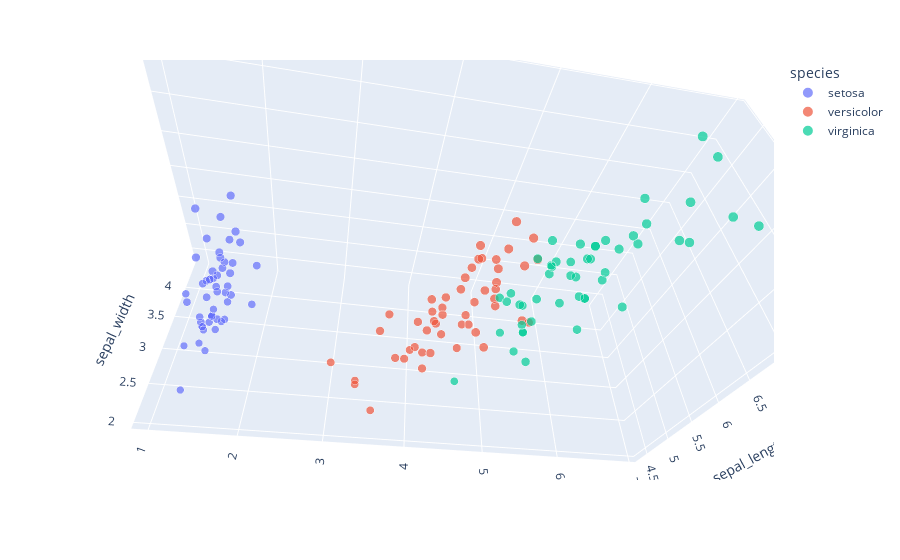

Source (notebook cell):
### Code cell
import plotly.express as px
df = px.data.iris()
fig = px.scatter_3d(df, x='sepal_length', y='petal_length', z='sepal_width',
                   color='species', size='sepal_length', size_max=10)

fig.show()

### Figure 1 — Plotly figure (JSON) as saved in the notebook; plotly's stock layout.template omitted (floating-point values rounded to 4 significant figures)
{"data": [{"hovertemplate": "species=setosa<br>sepal_length=%{marker.size}<br>petal_length=%{y}<br>sepal_width=%{z}<extra></extra>", "legendgroup": "setosa", "marker": {"color": "#636efa", "size": [5.1, 4.9, 4.7, 4.6, 5, 5.4, 4.6, 5, 4.4, 4.9, 5.4, 4.8, 4.8, 4.3, 5.8, 5.7, 5.4, 5.1, 5.7, 5.1, 5.4, 5.1, 4.6, 5.1, 4.8, 5, 5, 5.2, 5.2, 4.7, 4.8, 5.4, 5.2, 5.5, 4.9, 5, 5.5, 4.9, 4.4, 5.1, 5, 4.5, 4.4, 5, 5.1, 4.8, 5.1, 4.6, 5.3, 5], "sizemode": "area", "sizeref": 0.079, "symbol": "circle"}, "mode": "markers", "name": "setosa", "scene": "scene", "showlegend": true, "type": "scatter3d", "x": [5.1, 4.9, 4.7, 4.6, 5, 5.4, 4.6, 5, 4.4, 4.9, 5.4, 4.8, 4.8, 4.3, 5.8, 5.7, 5.4, 5.1, 5.7, 5.1, 5.4, 5.1, 4.6, 5.1, 4.8, 5, 5, 5.2, 5.2, 4.7, 4.8, 5.4, 5.2, 5.5, 4.9, 5, 5.5, 4.9, 4.4, 5.1, 5, 4.5, 4.4, 5, 5.1, 4.8, 5.1, 4.6, 5.3, 5], "y": [1.4, 1.4, 1.3, 1.5, 1.4, 1.7, 1.4, 1.5, 1.4, 1.5, 1.5, 1.6, 1.4, 1.1, 1.2, 1.5, 1.3, 1.4, 1.7, 1.5, 1.7, 1.5, 1, 1.7, 1.9, 1.6, 1.6, 1.5, 1.4, 1.6, 1.6, 1.5, 1.5, 1.4, 1.5, 1.2, 1.3, 1.5, 1.3, 1.5, 1.3, 1.3, 1.3, 1.6, 1.9, 1.4, 1.6, 1.4, 1.5, 1.4], "z": [3.5, 3, 3.2, 3.1, 3.6, 3.9, 3.4, 3.4, 2.9, 3.1, 3.7, 3.4, 3, 3, 4, 4.4, 3.9, 3.5, 3.8, 3.8, 3.4, 3.7, 3.6, 3.3, 3.4, 3, 3.4, 3.5, 3.4, 3.2, 3.1, 3.4, 4.1, 4.2, 3.1, 3.2, 3.5, 3.1, 3, 3.4, 3.5, 2.3, 3.2, 3.5, 3.8, 3, 3.8, 3.2, 3.7, 3.3]}, {"hovertemplate": "species=versicolor<br>sepal_length=%{marker.size}<br>petal_length=%{y}<br>sepal_width=%{z}<extra></extra>", "legendgroup": "versicolor", "marker": {"color": "#EF553B", "size": [7, 6.4, 6.9, 5.5, 6.5, 5.7, 6.3, 4.9, 6.6, 5.2, 5, 5.9, 6, 6.1, 5.6, 6.7, 5.6, 5.8, 6.2, 5.6, 5.9, 6.1, 6.3, 6.1, 6.4, 6.6, 6.8, 6.7, 6, 5.7, 5.5, 5.5, 5.8, 6, 5.4, 6, 6.7, 6.3, 5.6, 5.5, 5.5, 6.1, 5.8, 5, 5.6, 5.7, 5.7, 6.2, 5.1, 5.7], "sizemode": "area", "sizeref": 0.079, "symbol": "circle"}, "mode": "markers", "name": "versicolor", "scene": "scene", "showlegend": true, "type": "scatter3d", "x": [7, 6.4, 6.9, 5.5, 6.5, 5.7, 6.3, 4.9, 6.6, 5.2, 5, 5.9, 6, 6.1, 5.6, 6.7, 5.6, 5.8, 6.2, 5.6, 5.9, 6.1, 6.3, 6.1, 6.4, 6.6, 6.8, 6.7, 6, 5.7, 5.5, 5.5, 5.8, 6, 5.4, 6, 6.7, 6.3, 5.6, 5.5, 5.5, 6.1, 5.8, 5, 5.6, 5.7, 5.7, 6.2, 5.1, 5.7], "y": [4.7, 4.5, 4.9, 4, 4.6, 4.5, 4.7, 3.3, 4.6, 3.9, 3.5, 4.2, 4, 4.7, 3.6, 4.4, 4.5, 4.1, 4.5, 3.9, 4.8, 4, 4.9, 4.7, 4.3, 4.4, 4.8, 5, 4.5, 3.5, 3.8, 3.7, 3.9, 5.1, 4.5, 4.5, 4.7, 4.4, 4.1, 4, 4.4, 4.6, 4, 3.3, 4.2, 4.2, 4.2, 4.3, 3, 4.1], "z": [3.2, 3.2, 3.1, 2.3, 2.8, 2.8, 3.3, 2.4, 2.9, 2.7, 2, 3, 2.2, 2.9, 2.9, 3.1, 3, 2.7, 2.2, 2.5, 3.2, 2.8, 2.5, 2.8, 2.9, 3, 2.8, 3, 2.9, 2.6, 2.4, 2.4, 2.7, 2.7, 3, 3.4, 3.1, 2.3, 3, 2.5, 2.6, 3, 2.6, 2.3, 2.7, 3, 2.9, 2.9, 2.5, 2.8]}, {"hovertemplate": "species=virginica<br>sepal_length=%{marker.size}<br>petal_length=%{y}<br>sepal_width=%{z}<extra></extra>", "legendgroup": "virginica", "marker": {"color": "#00cc96", "size": [6.3, 5.8, 7.1, 6.3, 6.5, 7.6, 4.9, 7.3, 6.7, 7.2, 6.5, 6.4, 6.8, 5.7, 5.8, 6.4, 6.5, 7.7, 7.7, 6, 6.9, 5.6, 7.7, 6.3, 6.7, 7.2, 6.2, 6.1, 6.4, 7.2, 7.4, 7.9, 6.4, 6.3, 6.1, 7.7, 6.3, 6.4, 6, 6.9, 6.7, 6.9, 5.8, 6.8, 6.7, 6.7, 6.3, 6.5, 6.2, 5.9], "sizemode": "area", "sizeref": 0.079, "symbol": "circle"}, "mode": "markers", "name": "virginica", "scene": "scene", "showlegend": true, "type": "scatter3d", "x": [6.3, 5.8, 7.1, 6.3, 6.5, 7.6, 4.9, 7.3, 6.7, 7.2, 6.5, 6.4, 6.8, 5.7, 5.8, 6.4, 6.5, 7.7, 7.7, 6, 6.9, 5.6, 7.7, 6.3, 6.7, 7.2, 6.2, 6.1, 6.4, 7.2, 7.4, 7.9, 6.4, 6.3, 6.1, 7.7, 6.3, 6.4, 6, 6.9, 6.7, 6.9, 5.8, 6.8, 6.7, 6.7, 6.3, 6.5, 6.2, 5.9], "y": [6, 5.1, 5.9, 5.6, 5.8, 6.6, 4.5, 6.3, 5.8, 6.1, 5.1, 5.3, 5.5, 5, 5.1, 5.3, 5.5, 6.7, 6.9, 5, 5.7, 4.9, 6.7, 4.9, 5.7, 6, 4.8, 4.9, 5.6, 5.8, 6.1, 6.4, 5.6, 5.1, 5.6, 6.1, 5.6, 5.5, 4.8, 5.4, 5.6, 5.1, 5.1, 5.9, 5.7, 5.2, 5, 5.2, 5.4, 5.1], "z": [3.3, 2.7, 3, 2.9, 3, 3, 2.5, 2.9, 2.5, 3.6, 3.2, 2.7, 3, 2.5, 2.8, 3.2, 3, 3.8, 2.6, 2.2, 3.2, 2.8, 2.8, 2.7, 3.3, 3.2, 2.8, 3, 2.8, 3, 2.8, 3.8, 2.8, 2.8, 2.6, 3, 3.4, 3.1, 3, 3.1, 3.1, 3.1, 2.7, 3.2, 3.3, 3, 2.5, 3, 3.4, 3]}], "layout": {"autosize": true, "legend": {"itemsizing": "constant", "title": {"text": "species"}, "tracegroupgap": 0}, "margin": {"t": 60}, "scene": {"aspectmode": "auto", "aspectratio": {"x": 0.9709, "y": 1.591, "z": 0.6473}, "camera": {"center": {"x": 0, "y": 0, "z": 0}, "eye": {"x": 1.084, "y": -0.1927, "z": -0.924}, "projection": {"type": "perspective"}, "up": {"x": 0, "y": 0, "z": 1}}, "domain": {"x": [0, 1], "y": [0, 1]}, "xaxis": {"title": {"text": "sepal_length"}, "type": "linear"}, "yaxis": {"title": {"text": "petal_length"}, "type": "linear"}, "zaxis": {"title": {"text": "sepal_width"}, "type": "linear"}}}}
